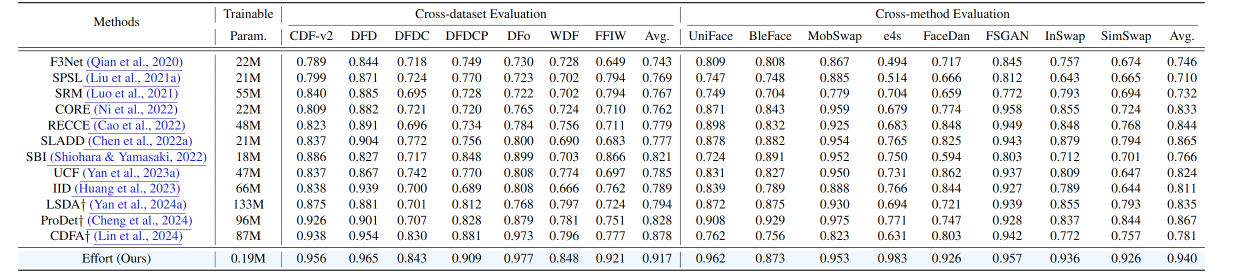
#> input picture figs/deepfake_tab1.png, 2466 x 549 px (shown at 1/2 size)
$ python -i build_iq_atlas.py   (imports and definitions only)   (older library calls are emulated)
#> lines starting #> are read from the running program, lines starting #| are printed output that depends on the picture; after the words box and inside, x2 and y2 are one past the last pixel; in counts of white or black regions, pixels touching at a corner belong together
#!/usr/bin/env python3
"""Build a unified, cross-pool image-quality (IQ) data atlas.

Driver for the user request 2026-05-08: produce side-by-side IQ-property
distributions for ALL data pools (training, dev, lockbox, HDTF, canary), so the
user can decide:

  1. whether to filter "ultra-bad" frames out of TRAINING,
  2. whether to standardize on F4-style filtering for EVAL/lockbox readouts,
  3. where to set the deployment-side IQ-gate threshold.

Method:

  - Sample N frames per pool (default 500), download in parallel via
    `gsutil -m`, then decode + measure features in a bounded multiprocessing
    Pool (8 workers; never n_jobs=-1 — see project memory).
  - Feature set is the canonical seven from
    `analysis/score_distribution_2026-05-02/cross_suite_attribute_extraction.py`
    (`per_frame_attrs`) with `min_dim`, `max_dim`, `aspect_ratio`,
    `color_b_dev` added — matches the chronic6_fingerprint and dor_drift
    feature panels.
  - Idempotent: each pool writes a parquet to `_cache/<pool>.parquet`. Re-runs
    skip pools that are already cached.

Outputs:

  - `outputs/per_frame.parquet`     — concatenated long table, all pools
  - `outputs/per_pool_summary.csv`   — one row per pool, summary stats
  - `outputs/cross_pool_compare.csv` — pivoted: rows=pool, columns=metric x p05/p50/p95
  - `figs/histogram_<metric>_all_pools.png`            — overlaid histograms
  - `figs/pool_<pool>_quad.png`                         — 4-panel per pool
  - `figs/train_vs_eval_vs_lockbox_<metric>.png`        — group overlay

This is a CPU-only diagnostic. No GPU.
"""
from __future__ import annotations

import argparse
import json
import logging
import multiprocessing as mp
import os
import random
import shutil
import subprocess
import sys
import time
from concurrent.futures import ThreadPoolExecutor
from pathlib import Path
from typing import Dict, List, Optional, Sequence, Tuple

import numpy as np
import pandas as pd
from PIL import Image

# [2 lines not run here, left out]
log = logging.getLogger("iq_atlas")

ROOT = Path("/Users/roeedar/Documents/repos/Effort-AIGI-Detection-DtectVision/DeepfakeBench/training")
THIS = ROOT / "analysis" / "iq_data_atlas_2026-05-08"
OUT = THIS / "outputs"
FIG = THIS / "figs"
CACHE_DL = THIS / "_cache"  # per-pool parquet caches + downloaded frames
DL_ROOT = Path("/tmp/iq_atlas_cache")  # temp frame downloads

# [4 lines not run here, left out]

DEFAULT_N_PER_POOL = 500
SEED = 5505
N_WORKERS = 8

# ───────────────────────────────────────────────────────────────────────────
# Feature extraction (single source of truth)
# ───────────────────────────────────────────────────────────────────────────


def _luminance(arr: np.ndarray) -> np.ndarray:
    return (0.299 * arr[..., 0] + 0.587 * arr[..., 1] + 0.114 * arr[..., 2]).astype(np.float32)


def per_frame_attrs(p: Path) -> Optional[Dict[str, float]]:
    """Compute IQ feature panel for one image. Returns None on failure.

    Formulas match `analysis/dor_drift_mechanism_2026-05-06/run_analysis.py`
    exactly so the production-reference rows fold in directly without unit
    mismatch:

    - `lap_var`: cv2.Laplacian on grayscale, variance
    - `luma_mean` / `luma_std`: HSV V channel mean / std
    - `edge_mag`: Sobel ksize=3 magnitude mean
    - `saturation_mean`: HSV S channel mean
    - `color_b_dev`: `mean(|LAB.B - 128|)` (deviation from neutral, NOT RGB-B dispersion)
    - `color_a_dev`: `mean(|LAB.A - 128|)`
    - `skin_frac`: YCbCr skin range fraction (kept for cross_suite compatibility)

    `min_dim`, `max_dim`, `aspect_ratio` are added.
    """
#> called with p = '../../../../figs/deepfake_tab1.png'
    try:
        import cv2
        img = cv2.imread(str(p), cv2.IMREAD_COLOR)
#> img is the input picture: shape (549, 2466, 3); mean B, G, R 235.6, 233.6, 233.3
        if img is None:
            return None
        h, w = img.shape[:2]
#> h = 549; w = 2466
        gray = cv2.cvtColor(img, cv2.COLOR_BGR2GRAY).astype(np.float32)
        hsv = cv2.cvtColor(img, cv2.COLOR_BGR2HSV).astype(np.float32)
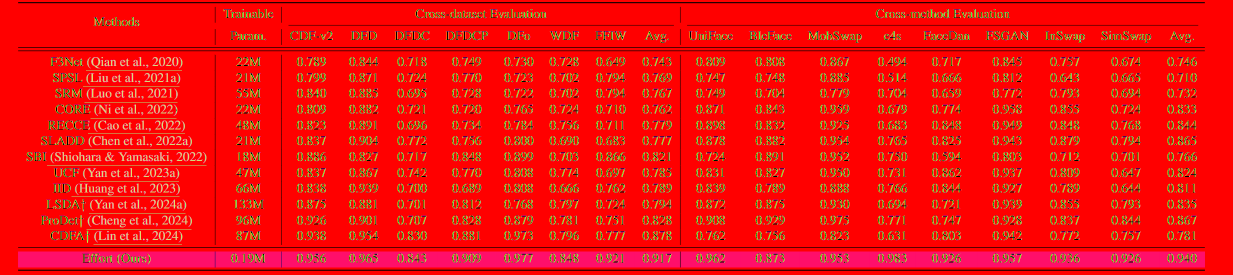
#> hsv: shape (549, 2466, 3) float32 (shown at 1/2 size); mean B, G, R 12.8, 16.4, 240.4
        lab = cv2.cvtColor(img, cv2.COLOR_BGR2LAB).astype(np.float32)
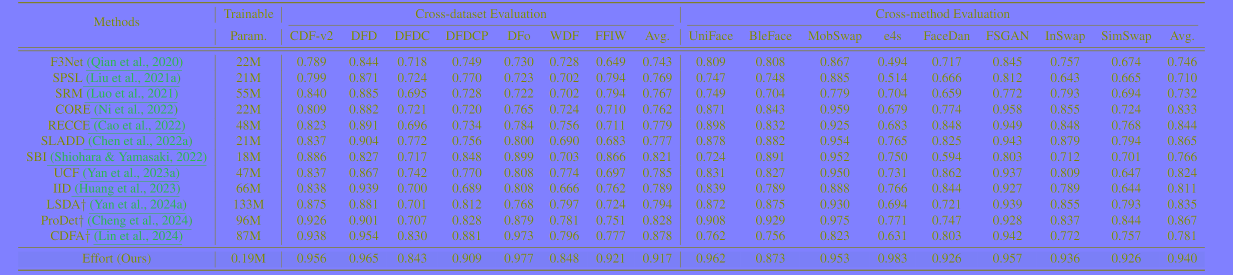
#> lab: shape (549, 2466, 3) float32 (shown at 1/2 size); mean B, G, R 236.1, 129.2, 127.3

        lap = cv2.Laplacian(gray, cv2.CV_32F)
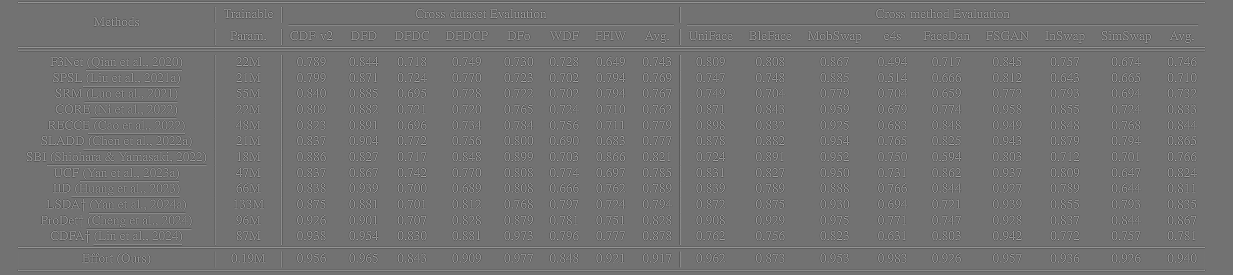
#> lap: shape (549, 2466) float32 (shown at 1/2 size); min -567, max 696, mean 0; drawn with min black and max white
        lap_var = float(lap.var())
#> lap_var = 10069.5

        v = hsv[..., 2]
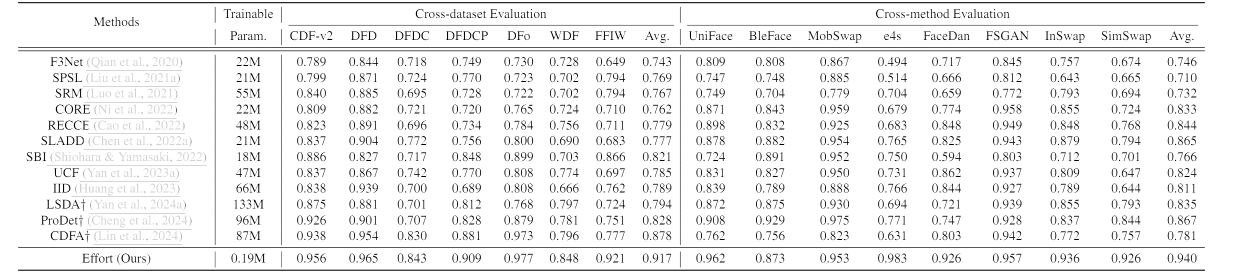
#> v: shape (549, 2466) float32 (shown at 1/2 size); min 0, max 255, mean 239.6
        luma_mean = float(v.mean())
#> luma_mean = 239.6
        luma_std = float(v.std())
#> luma_std = 51.98

        sat_mean = float(hsv[..., 1].mean())
#> sat_mean = 16.35
        contrast_l = float(lab[..., 0].std())
#> contrast_l = 58.67

        gx = cv2.Sobel(gray, cv2.CV_32F, 1, 0, ksize=3)
        gy = cv2.Sobel(gray, cv2.CV_32F, 0, 1, ksize=3)
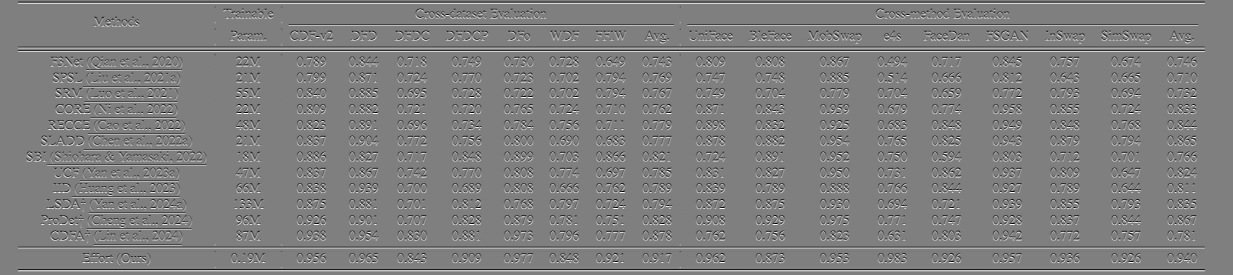
#> gy: shape (549, 2466) float32 (shown at 1/2 size); min -1020, max 1020, mean 0; drawn with min black and max white
        edge_mag = float(np.sqrt(gx * gx + gy * gy).mean())
#> edge_mag = 145.8

        a_dev = float(np.abs(lab[..., 1] - 128).mean())
#> a_dev = 1.81
        b_dev = float(np.abs(lab[..., 2] - 128).mean())
#> b_dev = 3.58

        # Skin fraction (RGB-derived, kept for cross_suite back-compat)
        rgb = cv2.cvtColor(img, cv2.COLOR_BGR2RGB)
        R, G, B = rgb[..., 0].astype(np.float32), rgb[..., 1].astype(np.float32), rgb[..., 2].astype(np.float32)
        Y = 0.299 * R + 0.587 * G + 0.114 * B
        Cr = (R - Y) * 0.713 + 128.0
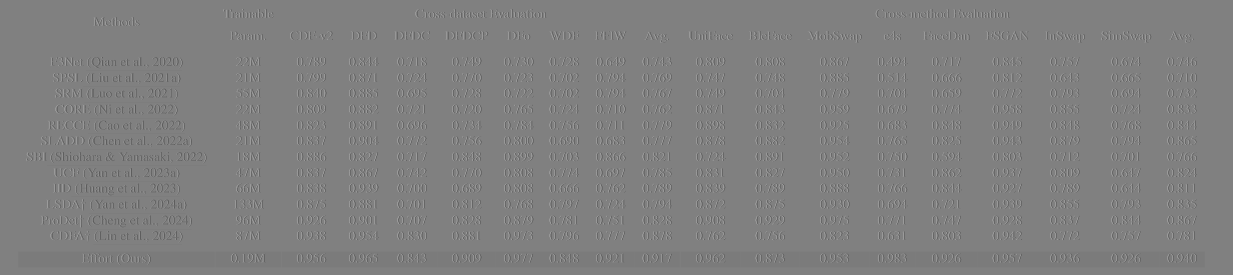
#> Cr: shape (549, 2466) float32 (shown at 1/2 size); min 68.69, max 180.7, mean 127.7
        Cb = (B - Y) * 0.564 + 128.0
        skin = (Cr >= 133) & (Cr <= 173) & (Cb >= 77) & (Cb <= 127)
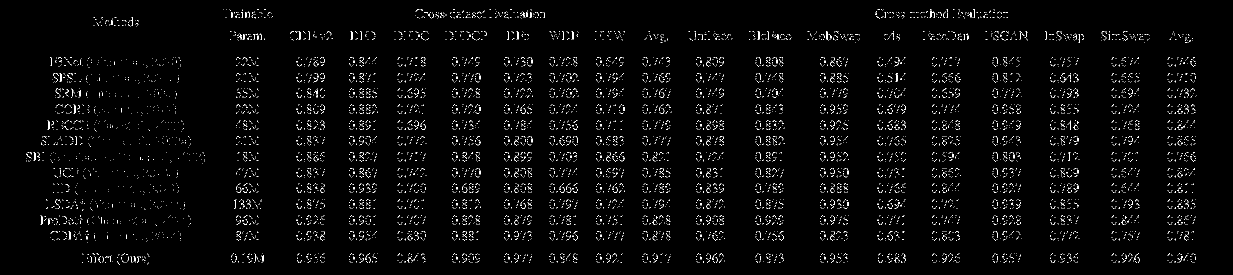
#> skin: shape (549, 2466) bool (shown at 1/2 size); 2.1% white in thin lines or dots, all inside (x1, y1, x2, y2) = (53, 18, 2393, 529)

        return {
            "h": int(h), "w": int(w),
            "min_dim": int(min(h, w)),
            "max_dim": int(max(h, w)),
            "aspect_ratio": float(max(h, w) / max(1, min(h, w))),
            "luma_mean": luma_mean,
            "luma_std": luma_std,
            "lap_var": lap_var,
            "edge_mag": edge_mag,
            "saturation_mean": sat_mean,
            "contrast_l": contrast_l,
            "color_a_dev": a_dev,
            "color_b_dev": b_dev,
            "skin_frac": float(skin.mean()),
            "bytes": int(p.stat().st_size),
        }
    except Exception:
        return None


# [497 lines left out: functions _worker, _local_name_for, gsutil_parallel_download, _videos_to_uris, _slice_filter, collect_eval_pools and 8 more, not called in this run]


# ───────────────────────────────────────────────────────────────────────────
# Summary + figures
# ───────────────────────────────────────────────────────────────────────────


METRICS = ["min_dim", "lap_var", "luma_mean", "color_b_dev", "edge_mag", "aspect_ratio", "bytes"]


# [200 lines left out: functions per_pool_summary, cross_pool_compare, make_figures, main, not called in this run]


# [2 lines not run here, left out]

>>> result = per_frame_attrs('../../../../figs/deepfake_tab1.png')
